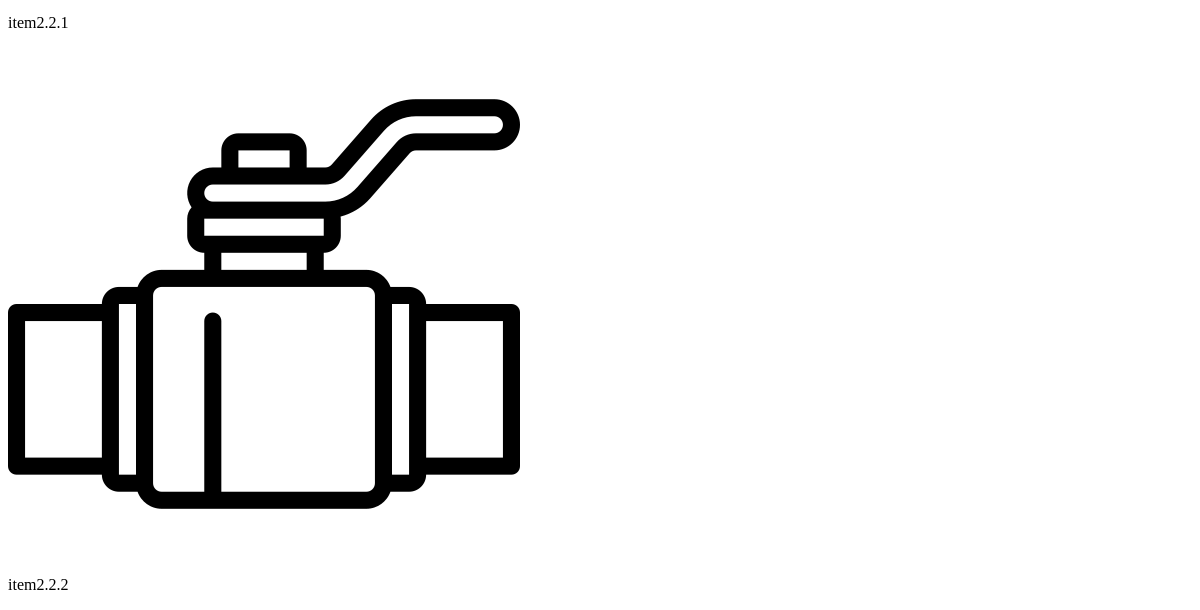
The app's page /tb_item (lower part), older data.
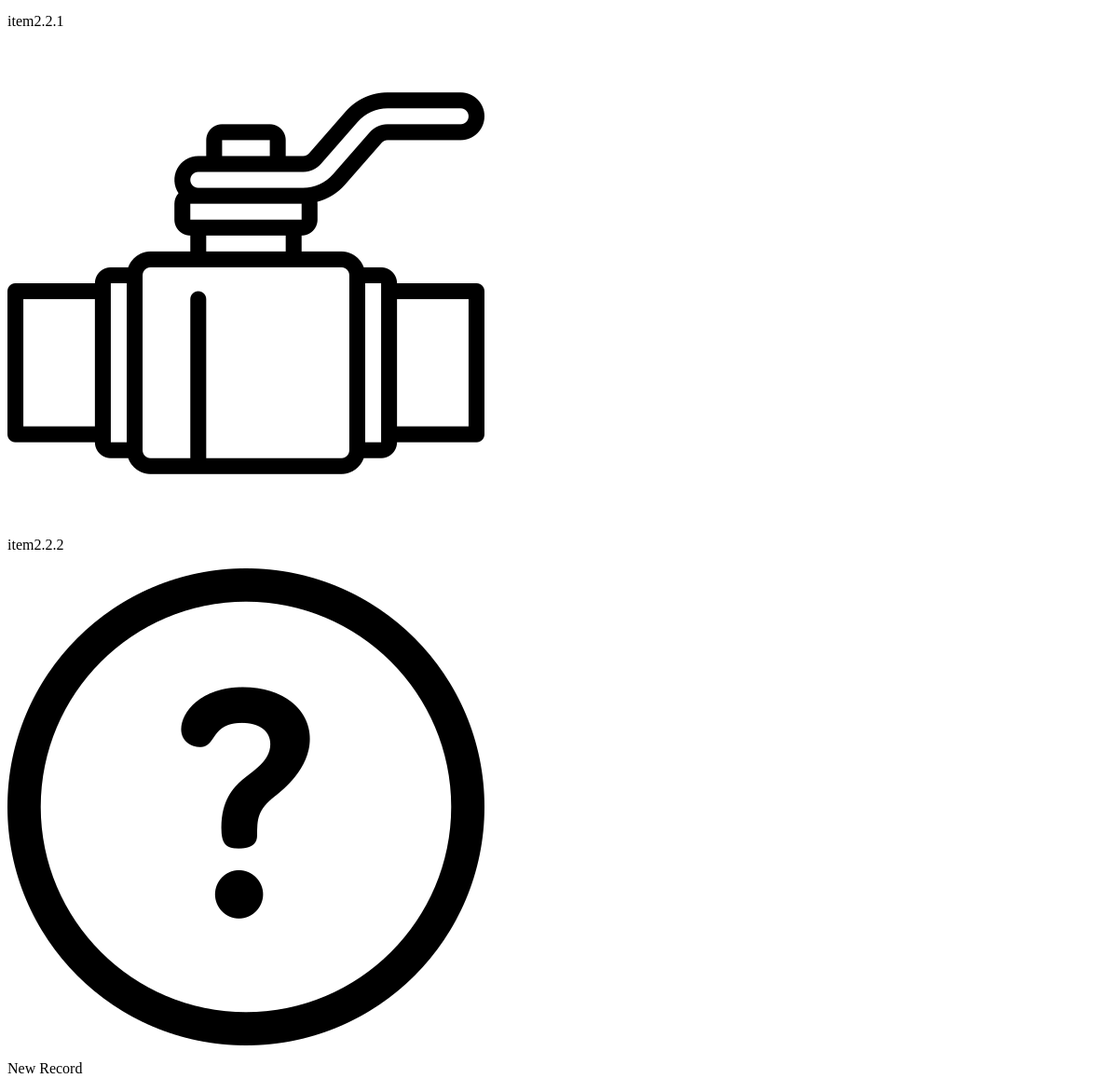
The same page, newer data.
### tables this page shows
CREATE TABLE "tb_item" (
	"id"	INTEGER,
	"name"	TEXT NOT NULL,
	"image_url"	TEXT,
	"property"	TEXT,
	PRIMARY KEY("id" AUTOINCREMENT)
);

### app.py (the view)
@app.route('/tb_item')
def get_items():
    conn = get_db_connection()
    records = conn.execute('SELECT * FROM tb_item').fetchall()
    conn.close()
    return render_template('items.html', items=records)

### app.py (called while the page is built)
def get_db_connection():
    conn = sqlite3.connect('database.db')
    conn.row_factory = sqlite3.Row
    return conn

### templates/items.html
<div class="item-list">
    {% for record in items %}
    <div class="item-box"
         data-id="{{ record.id }}"
         data-name="{{ record.name }}"
         data-image="{{ record.image_url }}">
        <img src="{{ record.image_url }}" alt="{{ record.name }}">
        <p>{{ record.name }}</p>
    </div>
    {% endfor %}
</div>

Row changes from the older to the newer data that the page shows:
added tb_item: image_url (picture), name "New Record"
